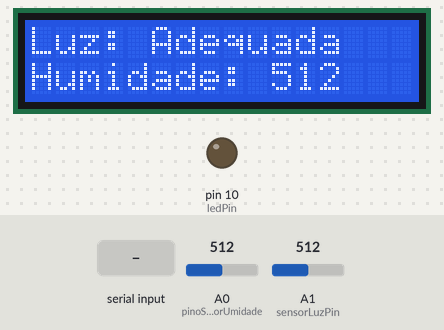
Simulated run of this sketch. Board: Arduino Uno, built with avr-gcc and run on an emulated ATmega328P. Shown: 16×2 character LCD, output pins drawn as LEDs (lit = HIGH). The test bench sets the inputs (shaded band); at power-on: A1 (sensorLuzPin) = 512, A0 (pinoSensorUmidade) = 512. What the sketch prints to the serial monitor is not drawn.

Above: at 1.7 s.
1.8 s: A1 (sensorLuzPin) set to 21
4.3 s: A1 (sensorLuzPin) set to 17
At 6.2 s:
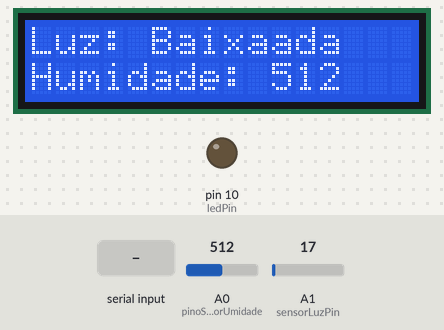
6.7 s: "1" received over Serial
At 8.4 s:
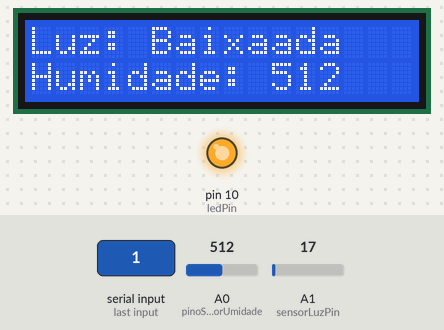
8.7 s: A0 (pinoSensorUmidade) set to 716
At 9.9 s:
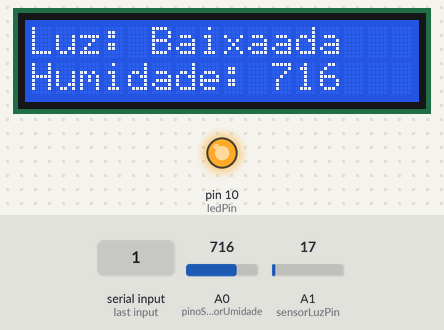
10.7 s: A1 (sensorLuzPin) set to 122
At 12.4 s:
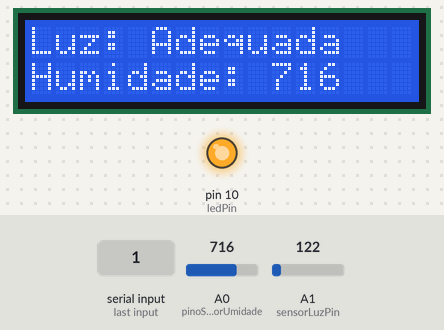
12.7 s: A0 (pinoSensorUmidade) set to 900
At 13.7 s:
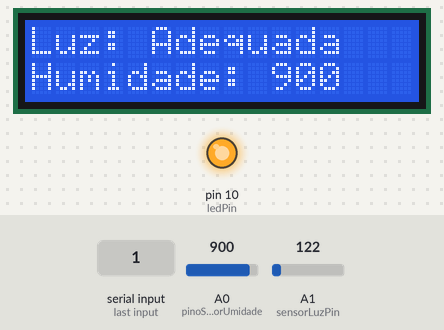
Timing chart, 0 to 15.7 s (numbered marks = the images above; inputs shaded):
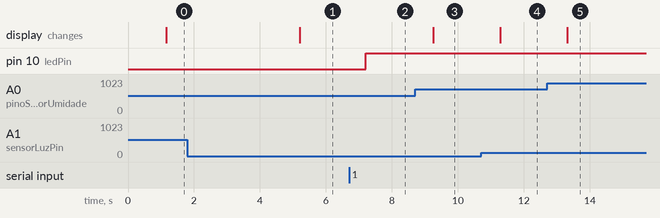

Measured:
- the behaviour switches between 20 and 19 on A1 (sensorLuzPin) (found by bisection; images 0 and 1)
- after the input at 1.8 s, every drawn part: stays the same
- after the input at 4.3 s, the display: changes after 0.91 s (image 1)
- after the input at 6.7 s, pin 10 (ledPin): LOW → HIGH after 0.51 s
- after the input at 8.7 s, the display: changes after 0.56 s (image 3)
- after the input at 10.7 s, the display: changes after 0.58 s (image 4)
- after the input at 12.7 s, the display: changes after 0.61 s (image 5)

The sketch:

Codigo-Display2.ino
```cpp
#include <Wire.h>
#include <LiquidCrystal_I2C.h>

LiquidCrystal_I2C lcd(0x27, 16, 2);
const int sensorLuzPin = A1;
const int ledPin = 10;
const int pinoSensorUmidade = A0;

void setup() {
  Serial.begin(9600);
  pinMode(pinoSensorUmidade, INPUT);
  pinMode(ledPin, OUTPUT);
  Serial.begin(115200);
  lcd.init();
  lcd.backlight();
  lcd.begin(16, 2);
}

void loop() {
  delay(1000);
  int valorRecebido;
  int luminosidade = analogRead(sensorLuzPin);
  int umidade = analogRead(pinoSensorUmidade);


  Serial.print("Humidade: ");
  Serial.println(umidade);

  Serial.print("Luminosidade: ");
  Serial.println(luminosidade);

  if (Serial.available()) {
    valorRecebido = Serial.read();
    if (valorRecebido == '0') {
      digitalWrite(ledPin, LOW);
    } else {
      digitalWrite(ledPin, HIGH);
    }
  }

  lcd.setBacklight(HIGH);
  lcd.setCursor(0, 0);

  lcd.print("Luz: ");
  if (luminosidade < 20) {
    lcd.print("Baixa");
  } else {
    lcd.print("Adequada");
  }

  lcd.setCursor(0, 1);
  lcd.print("Humidade: ");
  lcd.print(umidade);

  delay(1000);
}
```
